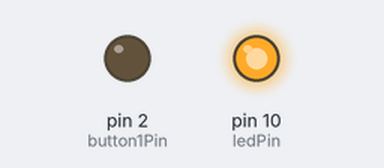
A sketch run on a simulated Arduino Uno, built with avr-gcc and run on an emulated ATmega328P. On the bench: output pins drawn as LEDs (lit = HIGH).

Above: at 0.1 s.
Timing chart, 0 to 1.6 s (numbered marks = the images above):
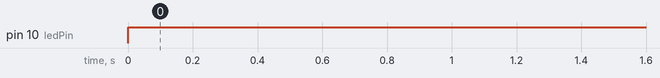

The sketch:

switchled.ino
```cpp
int button1Pin = 2;
int ledPin = 10;

void setup() {
pinMode(ledPin, OUTPUT);
pinMode(button1Pin, INPUT);
pinMode(button1Pin, OUTPUT);
}

void loop() {
  int button1State;
  button1State = digitalRead(button1Pin);
  if(button1State == LOW)
     digitalWrite(ledPin, HIGH);
  else
     digitalWrite(ledPin, LOW);
}
```

7segment.c
```cpp
int i,j ;

int ON = LOW;
int OFF = HIGH;


int digital[10][8] = {
{ON,ON,ON,ON,ON,ON,OFF,ON},
{OFF,ON,ON,OFF,OFF,OFF,OFF,OFF},
{ON,ON,OFF,ON,ON,OFF,ON,ON},
{ON,ON,ON,ON,OFF,OFF,ON,OFF},
{OFF,ON,ON,OFF,OFF,ON,ON,ON},
{ON,OFF,ON,ON,OFF,ON,ON,OFF},
{ON,OFF,ON,ON,ON,ON,ON,ON},
{ON,ON,ON,OFF,OFF,ON,OFF,OFF},
{ON,ON,ON,ON,ON,ON,ON,ON},
{ON,ON,ON,OFF,OFF,ON,ON,OFF}
};

int ledPins[] = {2,3,4,5,6,7,8,9};


void setup(){
  for (int i  = 0; i< 8; i++)
  pinMode(ledPins[i], OUTPUT);
}

   void loop() {
    for (i = 0; i<=9; i++){
      for (j = 0; j< 8; j++){
        digitalWrite(ledPins[j], digital[i][j]);

      }
      delay(1000);
    }
   }

    
```

hello.c
```cpp
#include <stdio.h>

main() {
printf("hello world!! \n");
}
```

Measured:
- by itself, pin 10 (ledPin): LOW → HIGH at 0.00 s
